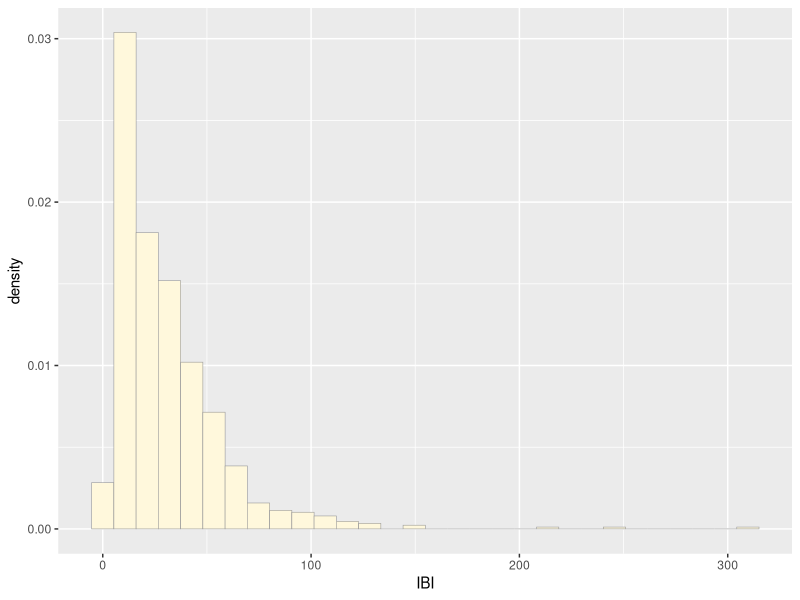
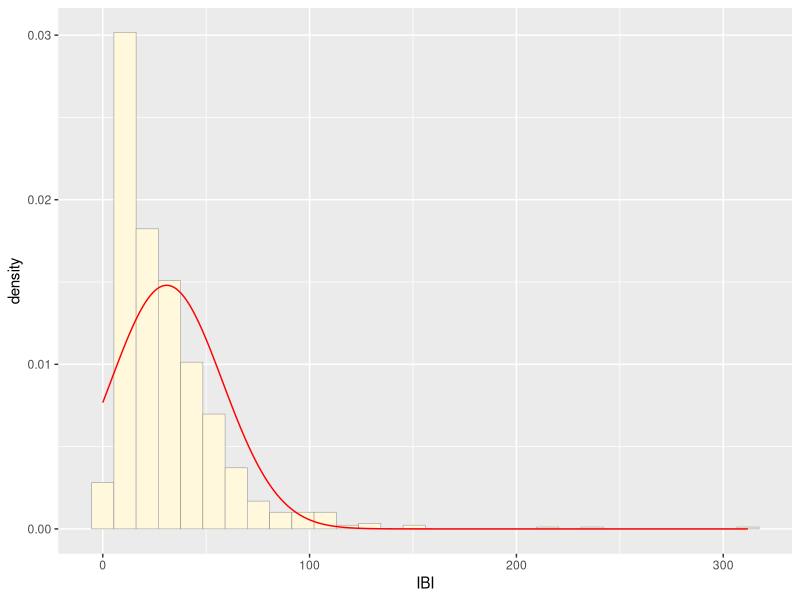
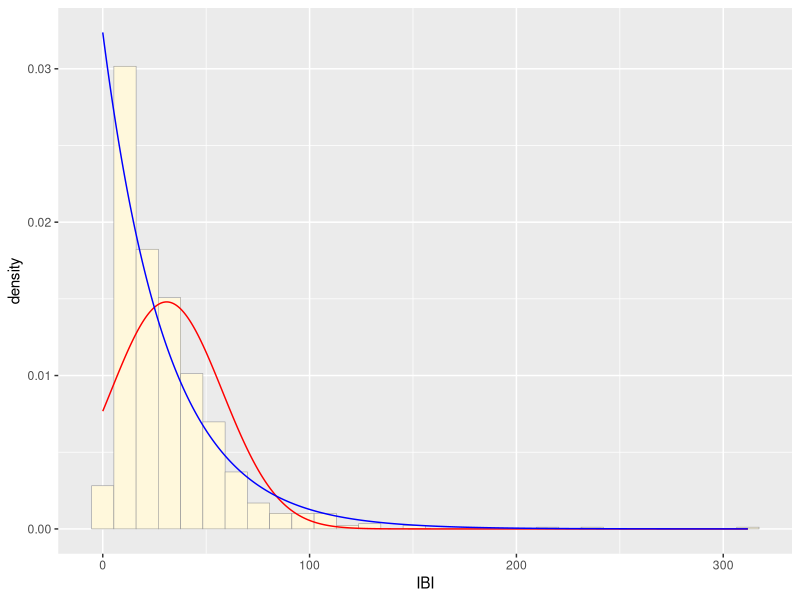
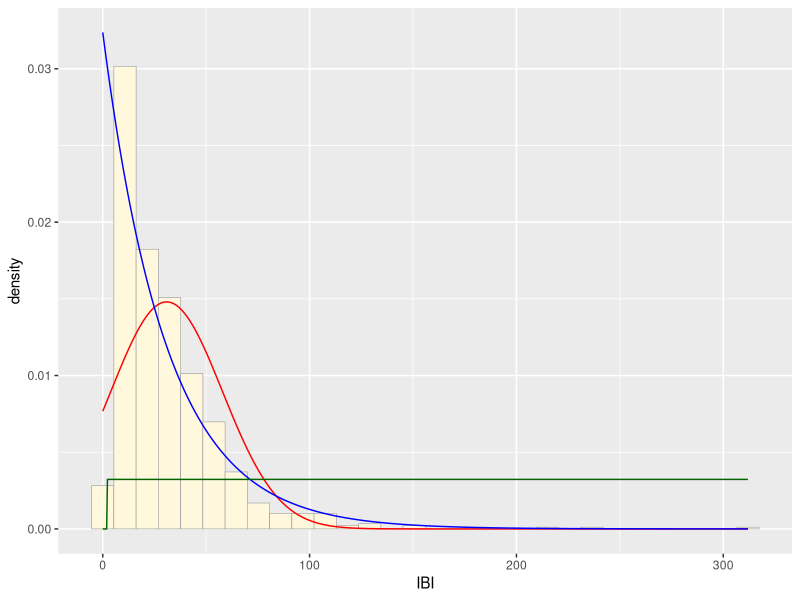
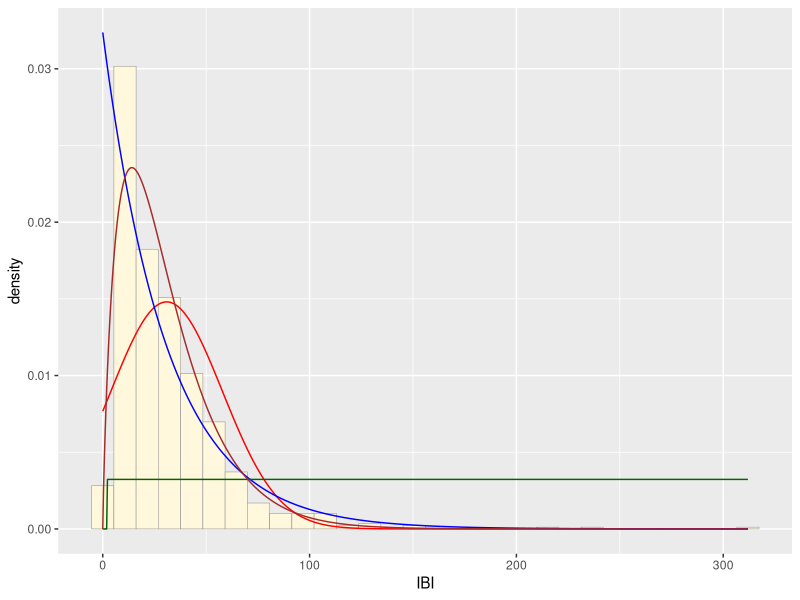
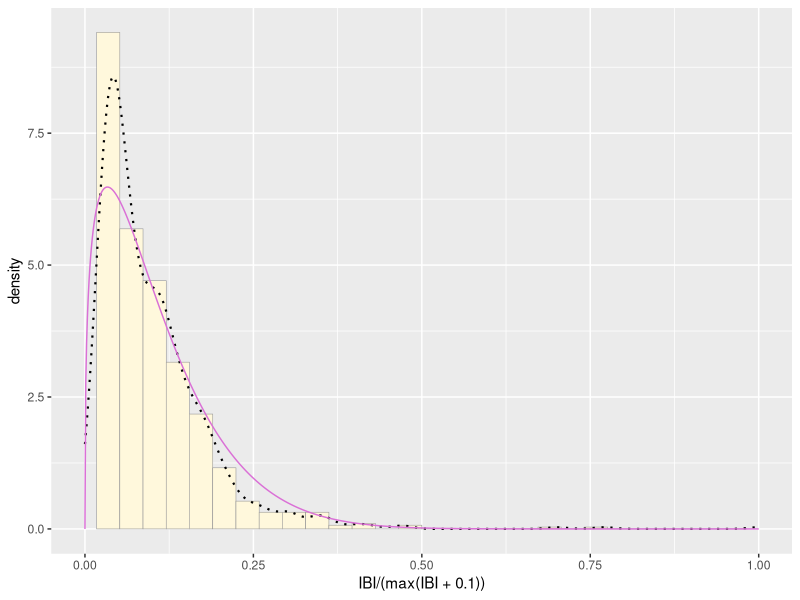
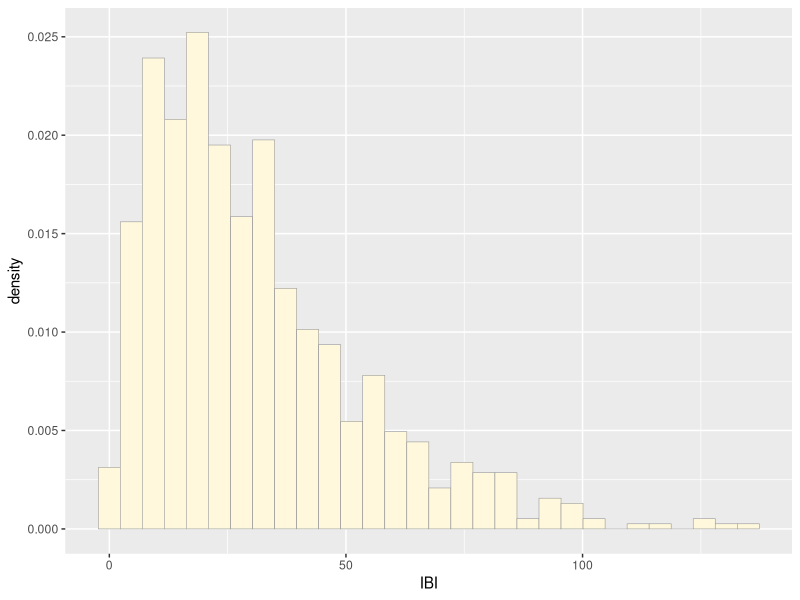
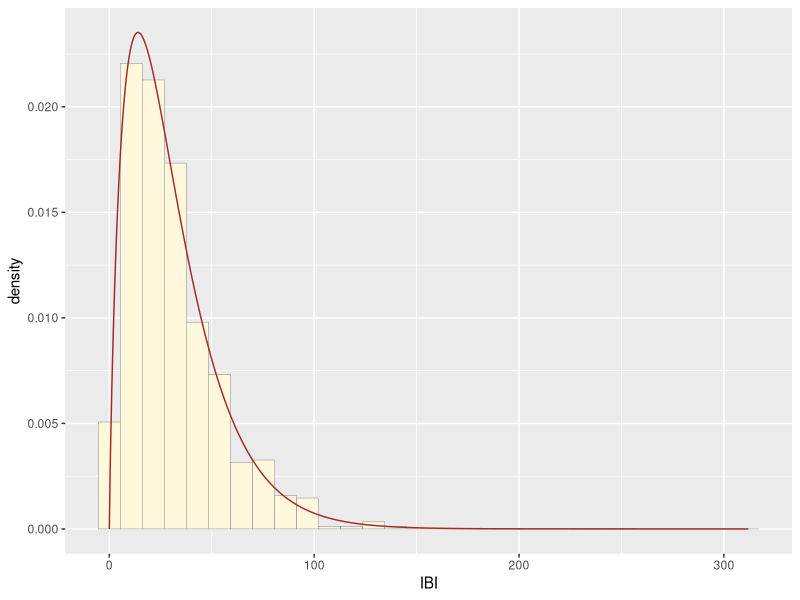

R code for these plots, in order:
## ---- chunk 1
knitr::opts_chunk$set(echo = TRUE)
## ---- chunk 2
library(ggplot2)
library(MASS)
# my dataset
z <- read.table("ibi.csv",header=TRUE,sep=",")
str(z)
summary(z)

## Plot histogram of data
p1 <- ggplot(data=z, aes(x=IBI, y=..density..)) +
  geom_histogram(color="grey60",fill="cornsilk",linewidth=0.2) 
print(p1)
##Get maximum likelihood parameters for normal
normPars <- fitdistr(z$IBI,"normal")
print(normPars)
str(normPars)
normPars$estimate["mean"] # note structure of getting a named attribute
##Plot normal probability density
meanML <- normPars$estimate["mean"]
sdML <- normPars$estimate["sd"]

xval <- seq(0,max(z$IBI),len=length(z$IBI))

stat <- stat_function(aes(x = xval, y = ..y..), fun = dnorm, colour="red", n = length(z$IBI), args = list(mean = meanML, sd = sdML))
p1 + stat
##Plot exponential probability density
expoPars <- fitdistr(z$IBI,"exponential")
rateML <- expoPars$estimate["rate"]

stat2 <- stat_function(aes(x = xval, y = ..y..), fun = dexp, colour="blue", n = length(z$IBI), args = list(rate=rateML))
p1 + stat + stat2

##Plot uniform probability density
stat3 <- stat_function(aes(x = xval, y = ..y..), fun = dunif, colour="darkgreen", n = length(z$IBI), args = list(min=min(z$IBI), max=max(z$IBI)))
p1 + stat + stat2 + stat3

###Plot gamma probability density
gammaPars <- fitdistr(z$IBI,"gamma")
shapeML <- gammaPars$estimate["shape"]
rateML <- gammaPars$estimate["rate"]

stat4 <- stat_function(aes(x = xval, y = ..y..), fun = dgamma, colour="brown", n = length(z$IBI), args = list(shape=shapeML, rate=rateML))
p1 + stat + stat2 + stat3 + stat4
##Plot beta probability density
pSpecial <- ggplot(data=z, aes(x=IBI/(max(IBI + 0.1)), y=..density..)) +
  geom_histogram(color="grey60",fill="cornsilk",size=0.2) + 
  xlim(c(0,1)) +
  geom_density(size=0.75,linetype="dotted")

betaPars <- fitdistr(x=z$IBI/max(z$IBI + 0.1),start=list(shape1=1,shape2=2),"beta")
shape1ML <- betaPars$estimate["shape1"]
shape2ML <- betaPars$estimate["shape2"]

statSpecial <- stat_function(aes(x = xval, y = ..y..), fun = dbeta, colour="orchid", n = length(z$IBI), args = list(shape1=shape1ML,shape2=shape2ML))
pSpecial + statSpecial
## ---- chunk 3
# Simulating random numbers using the rgamma function
sim <- rgamma(n=826,shape =shapeML,rate = rateML)
simu_data <- data.frame(1:826,sim)
names(simu_data) <- list("ID","IBI")
str(simu_data)
summary(simu_data$IBI)
#plot an histogram of the data 
p <- ggplot(data=simu_data, aes(x=IBI, y=..density..)) +
  geom_histogram(color="grey60",fill="cornsilk",size=0.2) 
print(p)
# calculating the maximum likelihood parameters
gammaP <- fitdistr(simu_data$IBI,"gamma")
shapeMLsim <- gammaP$estimate["shape"]
rateMLsim <- gammaP$estimate["rate"]

stat_simgamma <- stat_function(aes(x = xval, y = ..y..), fun = dgamma, colour="brown", n = length(simu_data$IBI), args = list(shape=shapeMLsim, rate=rateMLsim))
#adding the probability density curve
p+stat_simgamma
## ---- chunk 4
p1+stat4
